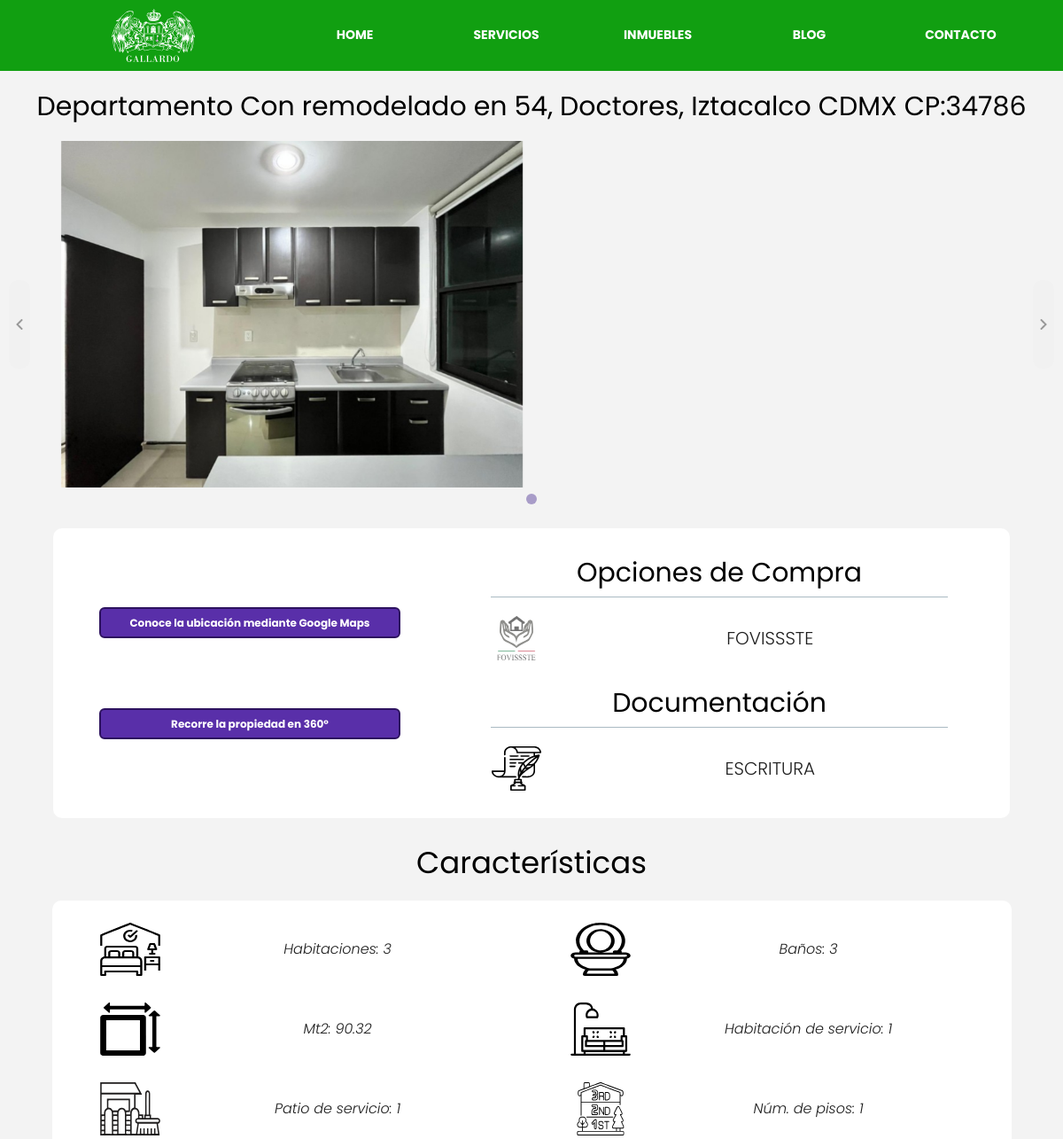
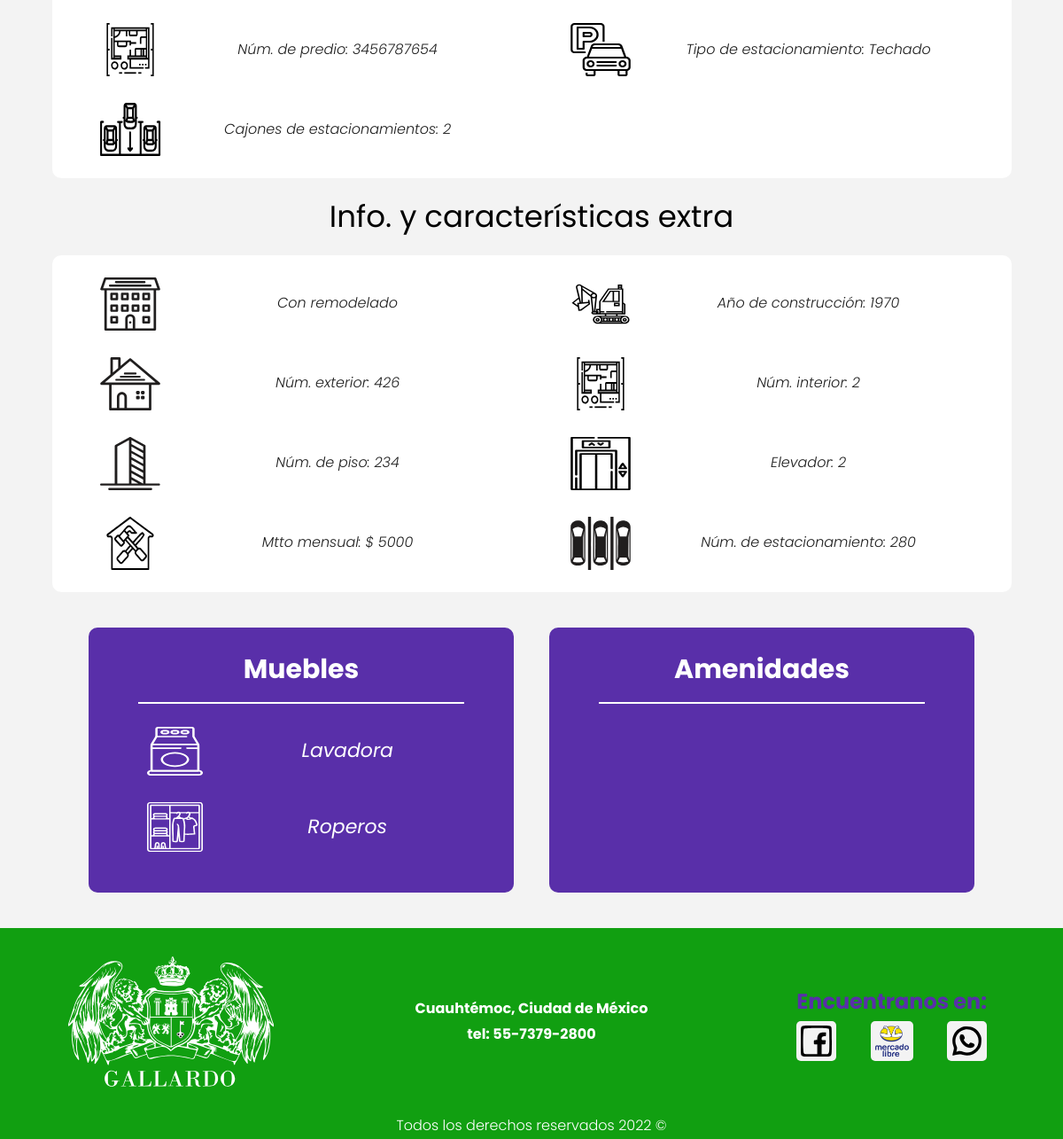
The page /departamento?id=11 on the database its author committed (2 pictures, top to bottom).
### tables this page shows
CREATE TABLE `propiedad` (
  `id` int NOT NULL AUTO_INCREMENT,
  `precio` int DEFAULT NULL,
  `año` int DEFAULT NULL,
  `mt2` decimal(5,2) DEFAULT NULL,
  `mt2Construccion` decimal(5,2) DEFAULT NULL,
  `escritura` varchar(25) DEFAULT NULL,
  `estacionamiento` varchar(20) DEFAULT NULL,
  `numEstacionamientos` int DEFAULT '0',
  `numIdEstacionamiento` int DEFAULT NULL,
  `numPisos` int DEFAULT '0',
  `piso` int DEFAULT '0',
  `numDepartamento` int DEFAULT '0',
  `numElevadores` int DEFAULT '0',
  `habitaciones` int DEFAULT '0',
  `baños` int DEFAULT '0',
  `servicioH` int DEFAULT '0',
  `servicioP` int DEFAULT '0',
  `tipoPropiedad` varchar(45) DEFAULT NULL,
  `status` varchar(20) DEFAULT NULL,
  `comision` int DEFAULT NULL,
  `numPredio` varchar(20) DEFAULT NULL,
  `mantenimiento` int DEFAULT NULL,
  `categoria` varchar(20) DEFAULT NULL,
  `creacion` date DEFAULT NULL,
  `idCreador` int DEFAULT '1',
  PRIMARY KEY (`id`),
  KEY `IdCategoria_FK_idx` (`categoria`),
  KEY `IdEscritura_FK_idx` (`escritura`)
);

CREATE TABLE `direccion` (
  `id` int NOT NULL AUTO_INCREMENT,
  `estado` varchar(45) DEFAULT NULL,
  `municipioDelegacion` varchar(60) DEFAULT NULL,
  `calle` varchar(45) DEFAULT NULL,
  `colonia` varchar(30) DEFAULT NULL,
  `numExterior` int DEFAULT NULL,
  `numInterior` int DEFAULT NULL,
  `linkGoogle` varchar(200) DEFAULT NULL,
  `link360` varchar(200) DEFAULT NULL,
  `CP` int DEFAULT NULL,
  PRIMARY KEY (`id`),
  CONSTRAINT `IdDireccion_FK` FOREIGN KEY (`id`) REFERENCES `propiedad` (`id`)
);

CREATE TABLE `foto` (
  `id` int NOT NULL AUTO_INCREMENT,
  `foto` varchar(200) DEFAULT NULL,
  `idPropiedad` int NOT NULL,
  PRIMARY KEY (`id`),
  KEY `IdFoto_FK_idx` (`idPropiedad`),
  CONSTRAINT `IdFoto_FK` FOREIGN KEY (`idPropiedad`) REFERENCES `propiedad` (`id`)
);

### views/templates/infoPropiedad.php (the view, shortened to what the rows shown need)
<div class="dos-columnas contenedor">
    <div class="opciones-compra">
        <div>
            <ul>
                <?php
                    echo '<li>
                    <img src="/build/img/Iconos/icono_escrituras1.svg" alt="icono">
                    <p>'.strtoupper($propiedad->escritura).'</p>
                    </li>';
                ?>
            </ul>
        </div>
    </div>
</div>
<section  class="extra-propiedad contenedor">
    <h2>Características</h2>
    <div class="extra-elementos">
    <ul>
                <?php if($propiedad->habitaciones!=0): ?>
                <li>
                    <img src="/build/img/Iconos/icono_recamara1.svg" alt="icono">
                    <p>Habitaciones: <?php echo $propiedad->habitaciones; ?></p>
                </li>
                <?php endif; ?>
                <?php if($propiedad->baños!=0): ?>
                <li>
                    <img src="/build/img/Iconos/icono_baño1.svg" alt="icono">
                    <p>Baños: <?php echo $propiedad->baños; ?></p>
                </li>
                <?php endif; ?>
                <?php if($propiedad->mt2!=0): ?>
                <li>
                    <img src="/build/img/Iconos/icono_metros1.svg" alt="icono">
                    <p>Mt2: <?php echo $propiedad->mt2; ?></p>
                </li>
                <?php endif; ?>
                <?php if($propiedad->servicioH!=0): ?>
                <li>
                    <img src="/build/img/Iconos/icono_sala1.svg" alt="icono">
                    <p>Habitación de servicio: <?php echo $propiedad->servicioH; ?></p>
                </li>
                <?php endif; ?>
                <?php if($propiedad->servicioP!=0): ?>
                <li>
                    <img src="/build/img/Iconos/icono_patiodeservicio1.svg" alt="icono">
                    <p>Patio de servicio: <?php echo $propiedad->servicioP; ?></p>
                </li>
                <?php endif; ?>
                <?php if($propiedad->numPisos!=0): ?>
                <li>
                    <img src="/build/img/Iconos/pisos.svg" alt="icono">
                    <p>Núm. de pisos: <?php echo $propiedad->numPisos; ?></p>
                </li>
                <?php endif; ?>
                <?php if($propiedad->numPredio!=0): ?>
                <li>
                    <img src="/build/img/Iconos/interior.svg" alt="icono">
                    <p>Núm. de predio: <?php echo $propiedad->numPredio; ?></p>
                </li>
                <?php endif; ?>
                <?php if($propiedad->estacionamiento!=""): ?>
                <li>
                    <img src="/build/img/Iconos/icono_estacionamiento1.svg" alt="icono">
                    <p>Tipo de estacionamiento: <?php echo $propiedad->estacionamiento; ?></p>
                </li>
                <?php endif; ?>
                <?php if($propiedad->numEstacionamientos!=0): ?>
                <li>
                    <img src="/build/img/Iconos/cajon.svg" alt="icono">
                    <p>Cajones de estacionamientos: <?php echo $propiedad->numEstacionamientos; ?></p>
                </li>
                <?php endif; ?>
            </ul>
    </div>
</section>
<section  class="extra-propiedad contenedor">
    <h2>Info. y características extra</h2>
    <div class="extra-elementos">
        <ul>
            <?php if($propiedad->categoria!=""): ?>
            <li>
                <img src="/build/img/Iconos/icono_edificio3.svg" alt="icono">
                <p><?php echo $propiedad->categoria; ?></p>
            </li>
            <?php endif; ?>
            <?php if($propiedad->año!=0): ?>
            <li>
                <img src="/build/img/Iconos/icono_año.svg" alt="icono">
                <p>Año de construcción: <?php echo $propiedad->año; ?></p>
            </li>
            <?php endif; ?>
            <?php if($direccion->numExterior!=0): ?>
            <li>
                <img src="/build/img/Iconos/icono_casa1.svg" alt="icono">
                <p>Núm. exterior: <?php echo $direccion->numExterior; ?></p>
            </li>
            <?php endif; ?>
            <?php if($direccion->numInterior!=0): ?>
            <li>
                <img src="/build/img/Iconos/interior.svg" alt="icono">
                <p>Núm. interior: <?php echo $direccion->numInterior; ?></p>
            </li>
            <?php endif; ?>
            <?php if($propiedad->piso!=0): ?>
            <li>
                <img src="/build/img/Iconos/icono_edificio1.svg" alt="icono">
                <p>Núm. de piso: <?php echo $propiedad->piso; ?></p>
            </li>
            <?php endif; ?>
            <?php if($propiedad->numElevadores!=0): ?>
            <li>
                <img src="/build/img/Iconos/icono_elevador1.svg" alt="icono">
                <p>Elevador: <?php echo $propiedad->numElevadores; ?></p>
            </li>
            <?php endif; ?>
            <?php if($propiedad->mantenimiento!=0): ?>
            <li>
                <img src="/build/img/Iconos/mantenimiento.svg" alt="icono">
                <p>Mtto mensual: <?php echo "$ ".$propiedad->mantenimiento; ?></p>
            </li>
            <?php endif; ?>
            <?php if($propiedad->numIdEstacionamiento!=0): ?>
            <li>
                <img src="/build/img/Iconos/icono_estacionamiento2.svg" alt="icono">
                <p>Núm. de estacionamiento: <?php echo $propiedad->numIdEstacionamiento; ?></p>
            </li>
            <?php endif; ?>
        </ul>
    </div>
</section>

### views/paginas/infoPropiedad.php (shortened to what the rows shown need)
<main>
    <section class="datos-propiedad contenedor">
        <h3>
            <?php echo $propiedad->tipoPropiedad; ?>
            <?php echo $propiedad->categoria; ?>
            en
            <?php echo $direccion->calle.", ".$direccion->colonia.", ".$direccion->municipioDelegacion; ?>
            <?php echo $direccion->estado; ?>
            <?php echo "CP:".$direccion->CP; ?>
        </h3>
    </section>
    <section class="carrousel contenedor">
        <div class="carrousel-contenedor">
            <div class="carrousel-items" id="C-seleccion">
                <?php foreach($fotos as $foto): ?>
                    <img class='carrousel-item' src="/imagenes/<?php echo $foto->foto;?>" alt="foto del inmueble">
                <?php endforeach; ?>
            </div>
        </div>
    </section>
</main>
<?php
    require_once __DIR__."/../templates/infoPropiedad.php";

### rows shown on the page
propiedad: tipoPropiedad "Departamento", categoria "Con remodelado", escritura "ESCRITURA", habitaciones "3", baños "3", mt2 "90.32", servicioH "1", servicioP "1", numPisos "1", numPredio "3456787654", estacionamiento "Techado", numEstacionamientos "2", año "1970", piso "234", numElevadores "2", mantenimiento "5000", numIdEstacionamiento "280"
direccion: calle "54", colonia "Doctores", municipioDelegacion "Iztacalco", estado "CDMX", CP "34786", numExterior "426", numInterior "2"
foto: foto (picture)

### other values the page prints
$clave "FOVISSSTE"
$clave "Lavadora"
$clave "Roperos"
